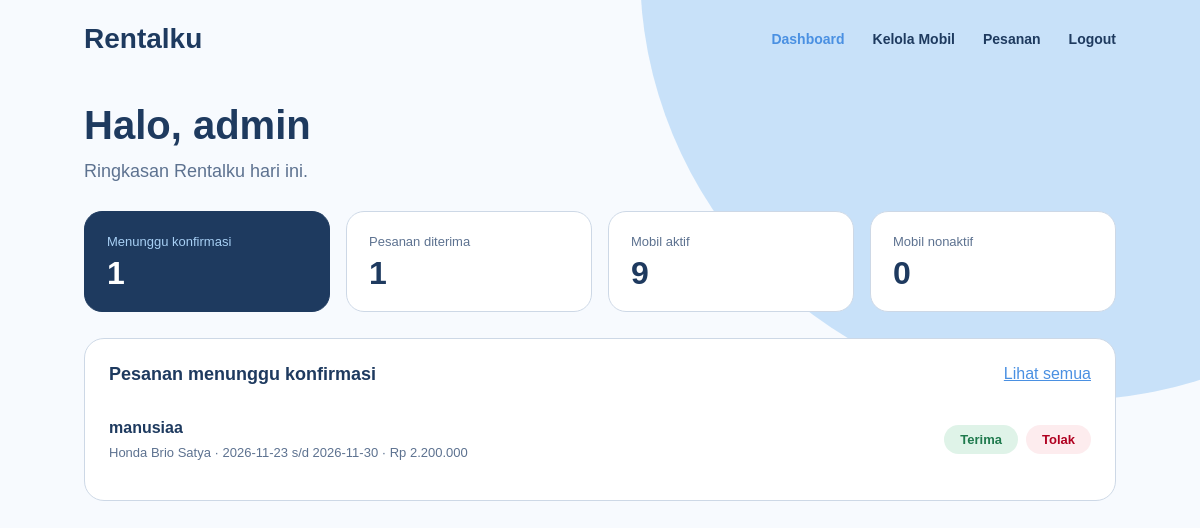
/admin.php (signed in), run on the app's committed database.
### tables this page shows
CREATE TABLE `pesanan` (
  `id_pesanan` int(11) NOT NULL,
  `id_user` int(11) NOT NULL,
  `id_mobil` int(11) NOT NULL,
  `tgl_mulai` date NOT NULL,
  `tgl_selesai` date NOT NULL,
  `total_harga` int(11) NOT NULL,
  `status_pesanan` enum('menunggu','diterima','ditolak','selesai','dibatalkan') NOT NULL DEFAULT 'menunggu',
  `metode_bayar` enum('transfer','di_tempat') DEFAULT NULL,
  `status_bayar` enum('belum_bayar','menunggu_verifikasi','lunas') NOT NULL DEFAULT 'belum_bayar',
  `bukti_bayar` varchar(255) DEFAULT NULL,
  `tgl_pesan` timestamp NOT NULL DEFAULT current_timestamp()
);

CREATE TABLE `users` (
  `id_user` int(11) NOT NULL,
  `nama` varchar(100) NOT NULL,
  `email` varchar(100) NOT NULL,
  `no_hp` varchar(20) NOT NULL,
  `password` varchar(255) NOT NULL,
  `role` enum('pelanggan','admin') NOT NULL DEFAULT 'pelanggan'
);

CREATE TABLE `mobil` (
  `id_mobil` int(11) NOT NULL,
  `id_kategori` int(11) NOT NULL,
  `nama_mobil` varchar(100) NOT NULL,
  `transmisi` enum('manual','matic') NOT NULL,
  `kursi` int(11) NOT NULL,
  `harga_harian` int(11) NOT NULL,
  `foto` varchar(255) DEFAULT NULL,
  `deskripsi` text DEFAULT NULL,
  `aktif` tinyint(1) NOT NULL DEFAULT 1
);

### admin.php (the view, shortened to what this page needs)
<?php
include "koneksi.php";
$pesanan = array("menunggu" => 0, "diterima" => 0);
$query = "SELECT status_pesanan, COUNT(*) AS total FROM pesanan GROUP BY status_pesanan";
$hasil = $koneksi->query($query);
while($baris = mysqli_fetch_assoc($hasil)){
    $pesanan[$baris["status_pesanan"]] = $baris["total"];
}
$mobil_aktif    = 0;
$mobil_nonaktif = 0;
$query = "SELECT aktif, COUNT(*) AS total FROM mobil GROUP BY aktif";
$hasil = $koneksi->query($query);
while($baris = mysqli_fetch_assoc($hasil)){
    if($baris["aktif"] == 1){
        $mobil_aktif = $baris["total"];
    }else{
        $mobil_nonaktif = $baris["total"];
    }
}
$query = "SELECT pesanan.id_pesanan, pesanan.tgl_mulai, pesanan.tgl_selesai, pesanan.total_harga, users.nama, mobil.nama_mobil
    FROM pesanan
    JOIN users ON pesanan.id_user = users.id_user
    JOIN mobil ON pesanan.id_mobil = mobil.id_mobil
    WHERE pesanan.status_pesanan = 'menunggu'
    ORDER BY pesanan.tgl_mulai ASC
    LIMIT 5";
$antrean = $koneksi->query($query);
?>
<!DOCTYPE html>
<html lang="id">
<head>
    <link rel="stylesheet" href="app.css">
</head>
<body>
<header class="bar">
    <a class="brand" href="admin.php">Rentalku</a>
    <nav class="nav">
        <a href="admin.php" class="aktif">Dashboard</a>
        <a href="mobilAdmin.php">Kelola Mobil</a>
        <a href="pesananadmin.php">Pesanan</a>
        <a href="logout.php">Logout</a>
    </nav>
</header>
<main class="wrap">
    <h1>Halo, <?php echo htmlspecialchars($_SESSION["nama"]); ?></h1>
    <p class="lead">Ringkasan Rentalku hari ini.</p>
    <div class="stat-row">
        <a class="stat sorot" href="pesananadmin.php?status=menunggu">
            <small>Menunggu konfirmasi</small><b><?php echo $pesanan["menunggu"]; ?></b>
        </a>
        <a class="stat" href="pesananadmin.php?status=diterima">
            <small>Pesanan diterima</small><b><?php echo $pesanan["diterima"]; ?></b>
        </a>
        <a class="stat" href="mobilAdmin.php">
            <small>Mobil aktif</small><b><?php echo $mobil_aktif; ?></b>
        </a>
        <a class="stat" href="mobilAdmin.php">
            <small>Mobil nonaktif</small><b><?php echo $mobil_nonaktif; ?></b>
        </a>
    </div>
    <div class="dua">
            <section class="panel">
        <div class="panel-kepala">
            <h3>Pesanan menunggu konfirmasi</h3>
            <a href="pesananAdmin.php">Lihat semua</a>
        </div>
        <ul class="antrean">
            <?php
            while($p = mysqli_fetch_assoc($antrean)){
            ?>
            <li>
                <div>
                    <b><?php echo htmlspecialchars($p["nama"]); ?></b>
                    <span>
                        <?php echo $p["nama_mobil"]; ?> &middot;
                        <?php echo $p["tgl_mulai"]; ?> s/d <?php echo $p["tgl_selesai"]; ?> &middot;
                        Rp <?php echo number_format($p["total_harga"], 0, ",", "."); ?>
                    </span>
                </div>
                <form class="antrean-aksi" method="POST" action="status.php">
                    <button type="submit" class="mini ok" name="aksi" value="terima">Terima</button>
                    <button type="submit" class="mini no" name="aksi" value="tolak" onclick="return confirm('Tolak pesanan ini?')">Tolak</button>
                </form>
            </li>
            <?php } ?>
        </ul>
    </section>
</main>
</body>
</html>

### app.css (style rules this page uses)
:root { --navy: #1e3a5f; --sky: #a8d0f5; --blue: #4a90e2; --mist: #dce9f8; --slate: #5d7290; --line: #cdd8e6; --paper: #f7fafe; --danger: #b00020; --ok: #1f7a4d; }
* { box-sizing: border-box; margin: 0; padding: 0; }
body { font-family: Arial, sans-serif; background: var(--paper); color: var(--navy); line-height: 1.5; min-height: 100vh; }
body::before { content: ""; position: fixed; top: -460px; right: -300px; width: 860px; height: 860px; border-radius: 50%; background: var(--sky); opacity: .6; z-index: -1; pointer-events: none; }
a { color: var(--blue); }
.bar { display: flex; justify-content: space-between; align-items: center; gap: 16px; max-width: 1080px; margin: 0 auto; padding: 18px 24px; }
.brand { font-size: 28px; font-weight: bold; color: var(--navy); text-decoration: none; }
.nav { display: flex; align-items: center; gap: 28px; }
.nav a { font-size: 14px; font-weight: bold; color: var(--navy); text-decoration: none; }
.wrap { max-width: 1080px; margin: 0 auto; padding: 24px 24px 72px; }
h1 { font-size: 40px; line-height: 1.15; margin-bottom: 10px; }
h3 { font-size: 18px; margin-bottom: 6px; }
.lead { font-size: 18px; color: var(--slate); max-width: 46ch; }
.nav a.aktif { color: var(--blue); }
.stat-row { display: grid; grid-template-columns: repeat(auto-fit, minmax(200px, 1fr)); gap: 16px; margin: 26px 0; }
.stat { display: block; padding: 20px 22px; background: #fff; border: 1px solid var(--line); border-radius: 18px; color: var(--navy); text-decoration: none; transition: border-color .2s, transform .2s; }
.stat small { display: block; font-size: 13px; color: var(--slate); }
.stat b { display: block; margin-top: 4px; font-size: 32px; line-height: 1.1; }
.stat.sorot { background: var(--navy); border-color: var(--navy); color: #fff; }
.stat.sorot small { color: var(--sky); }
.panel { padding: 22px 24px; background: #fff; border: 1px solid var(--line); border-radius: 20px; }
.panel-kepala { display: flex; justify-content: space-between; align-items: center; margin-bottom: 14px; }
.panel-kepala h3 { margin: 0; }
.antrean { list-style: none; }
.antrean li { display: flex; justify-content: space-between; align-items: center; flex-wrap: wrap; gap: 12px; padding: 14px 0; border-bottom: 1px solid var(--mist); }
.antrean li:last-child { border-bottom: 0; }
.antrean b { display: block; }
.antrean span { font-size: 13px; color: var(--slate); }
.antrean-aksi { display: flex; gap: 8px; }
.mini { padding: 7px 16px; font-family: Arial, sans-serif; font-size: 13px; font-weight: bold; border: 0; border-radius: 50px; cursor: pointer; transition: background .2s, color .2s; }
.mini.ok { background: #dff3e8; color: var(--ok); }
.mini.no { background: #fdecee; color: var(--danger); }

### data on the page
pesanan: id_user.nama "manusiaa", id_mobil.nama_mobil "Honda Brio Satya", tgl_mulai "2026-11-23", tgl_selesai "2026-11-30", total_harga "2.200.000"

### other printed values
$_SESSION["nama"] "admin"
$pesanan["menunggu"] "1"
$pesanan["diterima"] "1"
$mobil_aktif "9"
$mobil_nonaktif "0"
